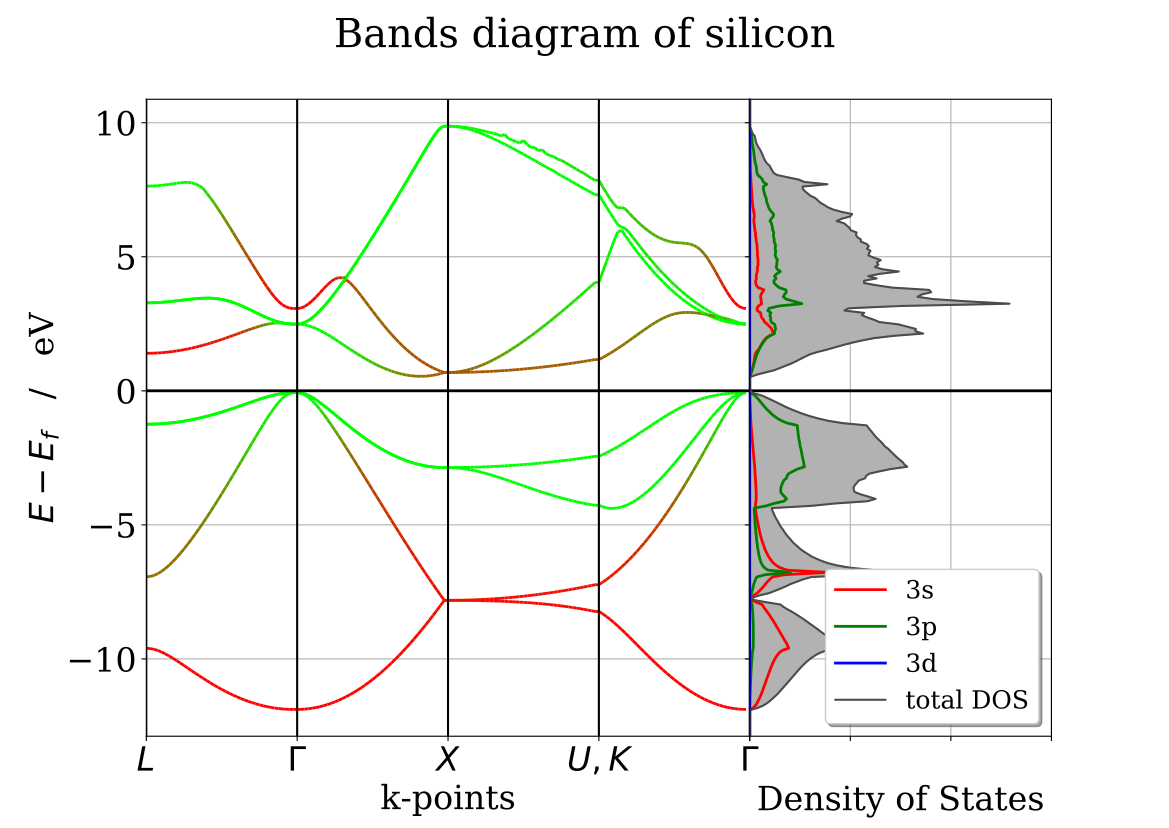

Write Python code to recreate this figure.
#!/usr/bin/env python
# -*- coding=utf-8 -*-

import sys
import numpy as np

import matplotlib.pyplot as plt
from matplotlib.collections import LineCollection
from matplotlib.gridspec import GridSpec

from pymatgen.io.vasp import Vasprun
from pymatgen.electronic_structure.core import Spin, OrbitalType


def rgbline(ax, k, e, red, green, blue, alpha=1.):
    # creation of segments based on
    # http://nbviewer.ipython.org/urls/raw.github.com/dpsanders/matplotlib-examples/master/colorline.ipynb
    pts = np.array([k, e]).T.reshape(-1, 1, 2)
    seg = np.concatenate([pts[:-1], pts[1:]], axis=1)

    nseg = len(k) - 1
    r = [0.5 * (red[i] + red[i + 1]) for i in range(nseg)]
    g = [0.5 * (green[i] + green[i + 1]) for i in range(nseg)]
    b = [0.5 * (blue[i] + blue[i + 1]) for i in range(nseg)]
    a = np.ones(nseg, np.float) * alpha
    lc = LineCollection(seg, colors=list(zip(r, g, b, a)), linewidth=2)
    ax.add_collection(lc)

if __name__ == "__main__":
    # read data
    # ---------

    # kpoints labels
    labels = [r"$L$", r"$\Gamma$", r"$X$", r"$U,K$", r"$\Gamma$"]

    # density of states
    dosrun = Vasprun("./DOS/vasprun.xml")
    spd_dos = dosrun.complete_dos.get_spd_dos()

    # bands
    run = Vasprun("./Bandes/vasprun.xml", parse_projected_eigen=True)
    bands = run.get_band_structure("./Bandes/KPOINTS",
                                   line_mode=True,
                                   efermi=dosrun.efermi)

    # set up matplotlib plot
    # ----------------------

    # general options for plot
    font = {'family': 'serif', 'size': 24}
    plt.rc('font', **font)

    # set up 2 graph with aspec ration 2/1
    # plot 1: bands diagram
    # plot 2: Density of States
    gs = GridSpec(1, 2, width_ratios=[2, 1])
    fig = plt.figure(figsize=(11.69, 8.27))
    fig.suptitle("Bands diagram of silicon")
    ax1 = plt.subplot(gs[0])
    ax2 = plt.subplot(gs[1])  # , sharey=ax1)

    # set ylim for the plot
    # ---------------------
    emin = 1e100
    emax = -1e100
    for spin in bands.bands.keys():
        for b in range(bands.nb_bands):
            emin = min(emin, min(bands.bands[spin][b]))
            emax = max(emax, max(bands.bands[spin][b]))

    emin -= bands.efermi + 1
    emax -= bands.efermi - 1
    ax1.set_ylim(emin, emax)
    ax2.set_ylim(emin, emax)

    # Band Diagram
    # ------------
    name = "Si"
    pbands = bands.get_projections_on_elements_and_orbitals({name: ["s", "p", "d"]})

    # compute s, p, d normalized contributions
    contrib = np.zeros((bands.nb_bands, len(bands.kpoints), 3))
    for b in range(bands.nb_bands):
        for k in range(len(bands.kpoints)):
            sc = pbands[Spin.up][b][k][name]["s"]**2
            pc = pbands[Spin.up][b][k][name]["p"]**2
            dc = pbands[Spin.up][b][k][name]["d"]**2
            tot = sc + pc + dc
            if tot != 0.0:
                contrib[b, k, 0] = sc / tot
                contrib[b, k, 1] = pc / tot
                contrib[b, k, 2] = dc / tot

    # plot bands using rgb mapping
    for b in range(bands.nb_bands):
        rgbline(ax1,
                range(len(bands.kpoints)),
                [e - bands.efermi for e in bands.bands[Spin.up][b]],
                contrib[b, :, 0],
                contrib[b, :, 1],
                contrib[b, :, 2])

    # style
    ax1.set_xlabel("k-points")
    ax1.set_ylabel(r"$E - E_f$   /   eV")
    ax1.grid()

    # fermi level at 0
    ax1.hlines(y=0, xmin=0, xmax=len(bands.kpoints), color="k", lw=2)

    # labels
    nlabs = len(labels)
    step = len(bands.kpoints) / (nlabs - 1)
    for i, lab in enumerate(labels):
        ax1.vlines(i * step, emin, emax, "k")
    ax1.set_xticks([i * step for i in range(nlabs)])
    ax1.set_xticklabels(labels)

    ax1.set_xlim(0, len(bands.kpoints))
    #ax1.set_title("Bands diagram")

    # Density of states
    # -----------------

    ax2.set_yticklabels([])
    ax2.grid()
    ax2.set_xlim(1e-6, 3)
    ax2.set_xticklabels([])
    ax2.hlines(y=0, xmin=0, xmax=8, color="k", lw=2)
    ax2.set_xlabel("Density of States", labelpad=28)
    #ax2.set_title("Density of States")

    # spd contribution
    ax2.plot(spd_dos[OrbitalType.s].densities[Spin.up],
             dosrun.tdos.energies - dosrun.efermi,
             "r-", label="3s", lw=2)
    ax2.plot(spd_dos[OrbitalType.p].densities[Spin.up],
             dosrun.tdos.energies - dosrun.efermi,
             "g-", label="3p", lw=2)
    ax2.plot(spd_dos[OrbitalType.d].densities[Spin.up],
             dosrun.tdos.energies - dosrun.efermi,
             "b-", label="3d", lw=2)

    # total dos
    ax2.fill_between(dosrun.tdos.densities[Spin.up],
                     0,
                     dosrun.tdos.energies - dosrun.efermi,
                     color=(0.7, 0.7, 0.7),
                     facecolor=(0.7, 0.7, 0.7))

    ax2.plot(dosrun.tdos.densities[Spin.up],
             dosrun.tdos.energies - dosrun.efermi,
             color=(0.3, 0.3, 0.3),
             label="total DOS")

    # plot format style
    # -----------------
    ax2.legend(fancybox=True, shadow=True, prop={'size': 18})
    plt.subplots_adjust(wspace=0)

    # plt.show()
    plt.savefig(sys.argv[0].strip(".py") + ".pdf", format="pdf")
